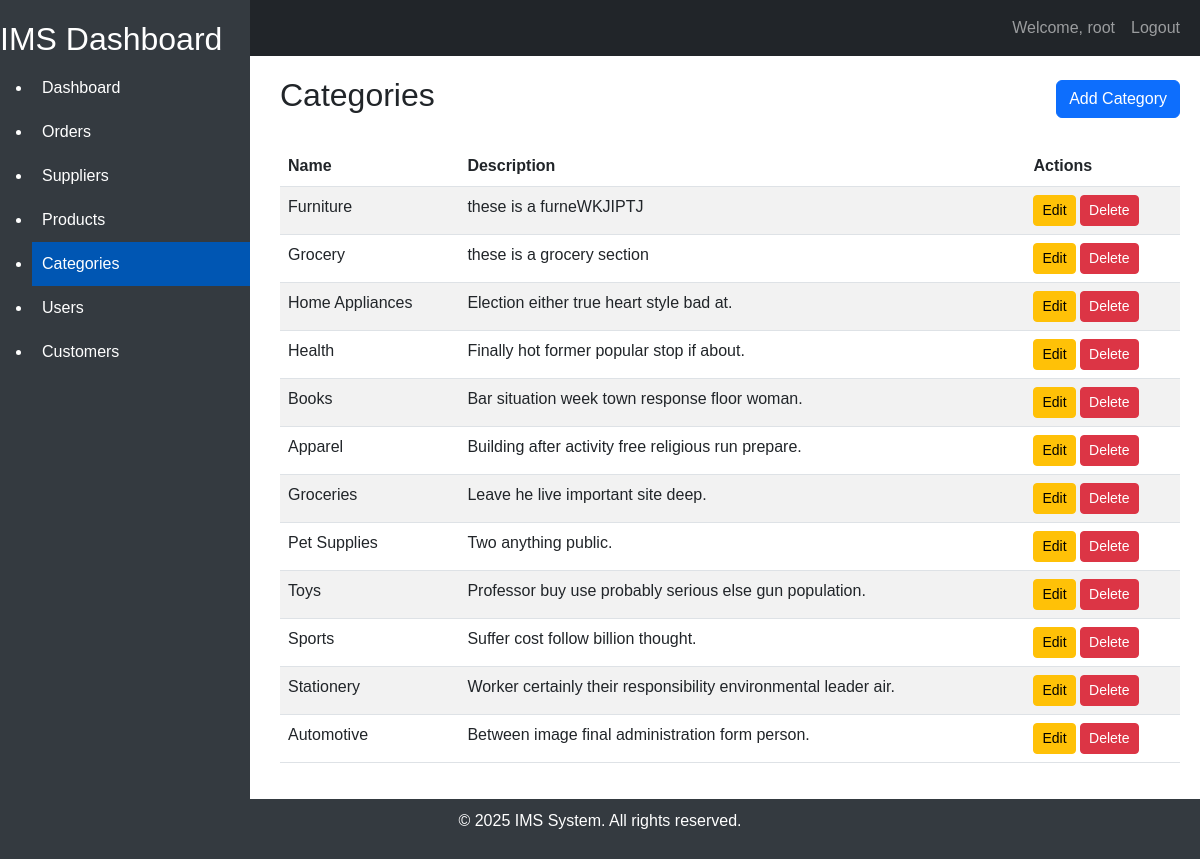
/product/category/ (signed in), run on the app's committed database.
### product/models.py (models this page shows, shortened)
class Category(models.Model):
    id = models.AutoField(primary_key=True)
    name = models.CharField(max_length=100, unique=True)
    description = models.TextField(blank=True, null=True)
    created_at = models.DateTimeField(auto_now_add=True)
    updated_at = models.DateTimeField(auto_now=True)
    class Meta:
        db_table = 'categories'
        verbose_name = 'Category'
        verbose_name_plural = 'Categories'

### product/views.py (the view)
# urls.py: path('category/', CategoryListView.as_view(), name='category-list'),
class CategoryListView(LoginRequiredMixin,ListView):
    model = Category
    template_name = "product/category_list.html"
    context_object_name = 'category_list'

### product/templates/product/category_list.html (shortened to what this page needs)
{% extends 'home/base.html' %}
{% block content %}
<div class="d-flex justify-content-between align-items-center mb-4">
    <h2>Categories</h2>
    <a href="{% url 'category-create' %}" class="btn btn-primary">Add Category</a>
</div>
<table class="table table-striped">
    <thead>
        <tr>
            <th>Name</th>
            <th>Description</th>
            <th>Actions</th>
        </tr>
    </thead>
    <tbody>
        {% for category in category_list %}
        <tr>
            <td>{{ category.name }}</td>
            <td>{{ category.description }}</td>
            <td>
                <a href="{% url 'category-update' category.pk %}" class="btn btn-sm btn-warning">Edit</a>
                <a href="{% url 'category-delete' category.pk %}" class="btn btn-sm btn-danger">Delete</a>
            </td>
        </tr>
        {% empty %}
        <tr>
            <td colspan="3" class="text-center">No categories found.</td>
        </tr>
        {% endfor %}
    </tbody>
</table>
{% endblock %}

### home/templates/home/base.html (shortened to what this page needs)
<!DOCTYPE html>
<html lang="en">
<head>
    <link href="https://cdn.jsdelivr.net/npm/bootstrap@5.3.0-alpha1/dist/css/bootstrap.min.css" rel="stylesheet">
</head>
<body>
    <nav class="navbar navbar-expand-lg navbar-dark bg-dark">
        <div class="container-fluid">
            <a class="navbar-brand" href="#">IMS</a>
            <div class="collapse navbar-collapse" id="navbarNav">
                <ul class="navbar-nav ms-auto">
                    {% if user.is_authenticated %}
                    <li class="nav-item">
                        <a class="nav-link" href="#">Welcome, {{ user.username }}</a>
                    </li>
                    <li class="nav-item">
                        <a class="nav-link" href="{% url 'logout' %}">Logout</a>
                    </li>
                    {% endif %}
                </ul>
            </div>
        </div>
    </nav>
    <div class="sidebar">
        <h2>IMS Dashboard</h2>
        <ul>
            <li>
                <a href="{% url 'dashboard' %}"
                    class="{% if request.path == '/dashboard/' %}active{% endif %}">Dashboard</a>
            </li>
            <li>
                <a href="{% url 'order_list' %}"
                    class="{% if request.path == '/orders/' %}active{% endif %}">Orders</a>
            </li>
            <li>
                <a href="{% url 'supplier-list' %}"
                    class="{% if request.path == '/suppliers/' %}active{% endif %}">Suppliers</a>
            </li>
            <li>
                <a href="{% url 'product-list' %}"
                    class="{% if request.path == '/product/products/' %}active{% endif %}">Products</a>
            </li>
            <li>
                <a href="{% url 'category-list' %}"
                    class="{% if request.path == '/product/category/' %}active{% endif %}">Categories</a>
            </li>
            <li>
                <a href="{% url 'user-list' %}"
                    class="{% if request.path == '/user/users/' %}active{% endif %}">Users</a>
            </li>
            <li>
                <a href="{% url 'customer-list' %}"
                    class="{% if request.path == '/customers/' %}active{% endif %}">Customers</a>
            </li>
        </ul>
    </div>
    <div class="content">
        {% block content %}
        {% endblock %}
    </div>
    <footer class="footer">
        <div class="container">
            <p>&copy; 2025 IMS System. All rights reserved.</p>
        </div>
    </footer>
</body>
</html>

### home/templates/home/base.html (style rules this page uses)
body { font-family: Arial, sans-serif; display: flex; flex-direction: column; min-height: 100vh; }
.sidebar { position: fixed; top: 0; left: 0; height: 100%; width: 250px; background-color: #343a40; color: #fff; padding-top: 20px; }
.sidebar a { color: #fff; text-decoration: none; padding: 10px; display: block; }
.sidebar .active { background-color: #0056b3; }
.content { margin-left: 260px; padding: 20px; flex: 1; }
.footer { background-color: #343a40; color: white; text-align: center; padding: 10px 0; position: relative; width: 100%; }

### data on the page
Category: name "Furniture", description "these is a furneWKJIPTJ"
Category: name "Grocery", description "these is a grocery section"
Category: name "Home Appliances", description "Election either true heart style bad at."
Category: name "Health", description "Finally hot former popular stop if about."
Category: name "Books", description "Bar situation week town response floor woman."
Category: name "Apparel", description "Building after activity free religious run prepare."
Category: name "Groceries", description "Leave he live important site deep."
Category: name "Pet Supplies", description "Two anything public."
Category: name "Toys", description "Professor buy use probably serious else gun population."
Category: name "Sports", description "Suffer cost follow billion thought."
Category: name "Stationery", description "Worker certainly their responsibility environmental leader air."
Category: name "Automotive", description "Between image final administration form person."

### other printed values
{{ user.username }} "root"
